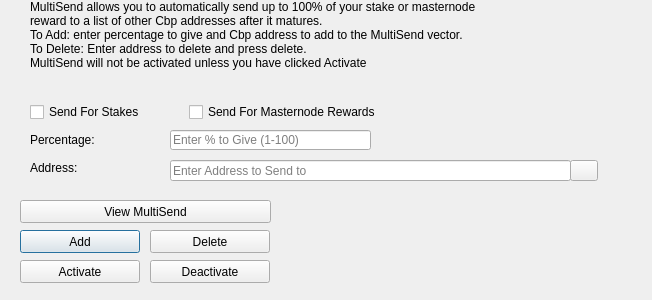
<?xml version="1.0" encoding="UTF-8"?>
<ui version="4.0">
 <class>MultiSendDialog</class>
 <widget class="QDialog" name="MultiSendDialog">
  <property name="windowModality">
   <enum>Qt::NonModal</enum>
  </property>
  <property name="geometry">
   <rect>
    <x>0</x>
    <y>0</y>
    <width>652</width>
    <height>300</height>
   </rect>
  </property>
  <property name="windowTitle">
   <string>MultiSend</string>
  </property>
  <widget class="QLineEdit" name="multiSendPercentEdit">
   <property name="geometry">
    <rect>
     <x>170</x>
     <y>130</y>
     <width>201</width>
     <height>20</height>
    </rect>
   </property>
   <property name="toolTip">
    <string>Enter whole numbers 1 - 100</string>
   </property>
   <property name="placeholderText">
    <string>Enter % to Give (1-100)</string>
   </property>
  </widget>
  <widget class="QLineEdit" name="multiSendAddressEdit">
   <property name="geometry">
    <rect>
     <x>170</x>
     <y>160</y>
     <width>401</width>
     <height>21</height>
    </rect>
   </property>
   <property name="toolTip">
    <string/>
   </property>
   <property name="placeholderText">
    <string>Enter Address to Send to</string>
   </property>
  </widget>
  <widget class="QLabel" name="label_2">
   <property name="geometry">
    <rect>
     <x>30</x>
     <y>0</y>
     <width>451</width>
     <height>121</height>
    </rect>
   </property>
   <property name="lineWidth">
    <number>1</number>
   </property>
   <property name="text">
    <string>MultiSend allows you to automatically send up to 100% of your stake or masternode reward to a list of other Cbp addresses after it matures.
To Add: enter percentage to give and Cbp address to add to the MultiSend vector.
To Delete: Enter address to delete and press delete.
MultiSend will not be activated unless you have clicked Activate</string>
   </property>
   <property name="alignment">
    <set>Qt::AlignLeading|Qt::AlignLeft|Qt::AlignTop</set>
   </property>
   <property name="wordWrap">
    <bool>true</bool>
   </property>
  </widget>
  <widget class="QLabel" name="message">
   <property name="geometry">
    <rect>
     <x>290</x>
     <y>200</y>
     <width>351</width>
     <height>91</height>
    </rect>
   </property>
   <property name="text">
    <string/>
   </property>
  </widget>
  <widget class="QPushButton" name="addButton">
   <property name="geometry">
    <rect>
     <x>20</x>
     <y>230</y>
     <width>120</width>
     <height>23</height>
    </rect>
   </property>
   <property name="toolTip">
    <string/>
   </property>
   <property name="statusTip">
    <string>Add to MultiSend Vector</string>
   </property>
   <property name="text">
    <string>Add</string>
   </property>
  </widget>
  <widget class="QPushButton" name="disableButton">
   <property name="geometry">
    <rect>
     <x>150</x>
     <y>260</y>
     <width>120</width>
     <height>23</height>
    </rect>
   </property>
   <property name="statusTip">
    <string>Deactivate MultiSend</string>
   </property>
   <property name="text">
    <string>Deactivate</string>
   </property>
  </widget>
  <widget class="QPushButton" name="addressBookButton">
   <property name="geometry">
    <rect>
     <x>570</x>
     <y>160</y>
     <width>28</width>
     <height>21</height>
    </rect>
   </property>
   <property name="toolTip">
    <string>Choose an address from the address book</string>
   </property>
   <property name="text">
    <string/>
   </property>
   <property name="icon">
    <iconset resource="../cbp.qrc">
     <normaloff>:/icons/address-book</normaloff>:/icons/address-book</iconset>
   </property>
   <property name="shortcut">
    <string>Alt+A</string>
   </property>
   <property name="autoDefault">
    <bool>false</bool>
   </property>
  </widget>
  <widget class="QLabel" name="label">
   <property name="geometry">
    <rect>
     <x>30</x>
     <y>130</y>
     <width>121</width>
     <height>20</height>
    </rect>
   </property>
   <property name="toolTip">
    <string>Percentage of stake to send</string>
   </property>
   <property name="text">
    <string>Percentage:</string>
   </property>
  </widget>
  <widget class="QLabel" name="label_5">
   <property name="geometry">
    <rect>
     <x>30</x>
     <y>160</y>
     <width>111</width>
     <height>16</height>
    </rect>
   </property>
   <property name="toolTip">
    <string>Address to send portion of stake to</string>
   </property>
   <property name="text">
    <string>Address:</string>
   </property>
  </widget>
  <widget class="QPushButton" name="deleteButton">
   <property name="geometry">
    <rect>
     <x>150</x>
     <y>230</y>
     <width>120</width>
     <height>23</height>
    </rect>
   </property>
   <property name="toolTip">
    <string/>
   </property>
   <property name="statusTip">
    <string>Delete Address From MultiSend Vector</string>
   </property>
   <property name="text">
    <string>Delete</string>
   </property>
  </widget>
  <widget class="QPushButton" name="activateButton">
   <property name="geometry">
    <rect>
     <x>20</x>
     <y>260</y>
     <width>120</width>
     <height>23</height>
    </rect>
   </property>
   <property name="statusTip">
    <string>Activate MultiSend</string>
   </property>
   <property name="text">
    <string>Activate</string>
   </property>
  </widget>
  <widget class="QPushButton" name="viewButton">
   <property name="geometry">
    <rect>
     <x>20</x>
     <y>200</y>
     <width>251</width>
     <height>23</height>
    </rect>
   </property>
   <property name="toolTip">
    <string/>
   </property>
   <property name="statusTip">
    <string>View MultiSend Vector</string>
   </property>
   <property name="text">
    <string>View MultiSend</string>
   </property>
  </widget>
  <widget class="QWidget" name="horizontalLayoutWidget">
   <property name="geometry">
    <rect>
     <x>30</x>
     <y>100</y>
     <width>351</width>
     <height>24</height>
    </rect>
   </property>
   <layout class="QHBoxLayout" name="horizontalLayout">
    <item>
     <widget class="QCheckBox" name="multiSendStakeCheckBox">
      <property name="text">
       <string>Send For Stakes</string>
      </property>
     </widget>
    </item>
    <item>
     <widget class="QCheckBox" name="multiSendMasternodeCheckBox">
      <property name="text">
       <string>Send For Masternode Rewards</string>
      </property>
     </widget>
    </item>
   </layout>
  </widget>
 </widget>
 <resources>
  <include location="../cbp.qrc"/>
 </resources>
 <connections/>
</ui>
